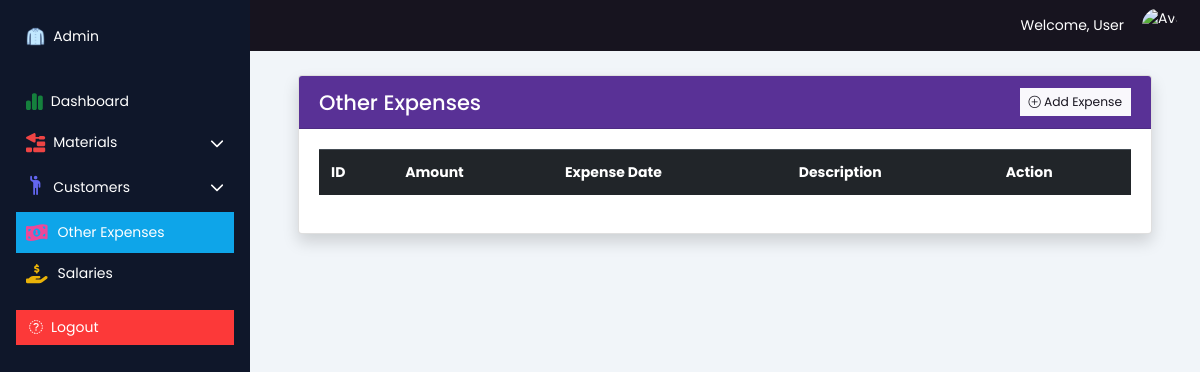
Before: /admin/other_expenses.php with the older database file.
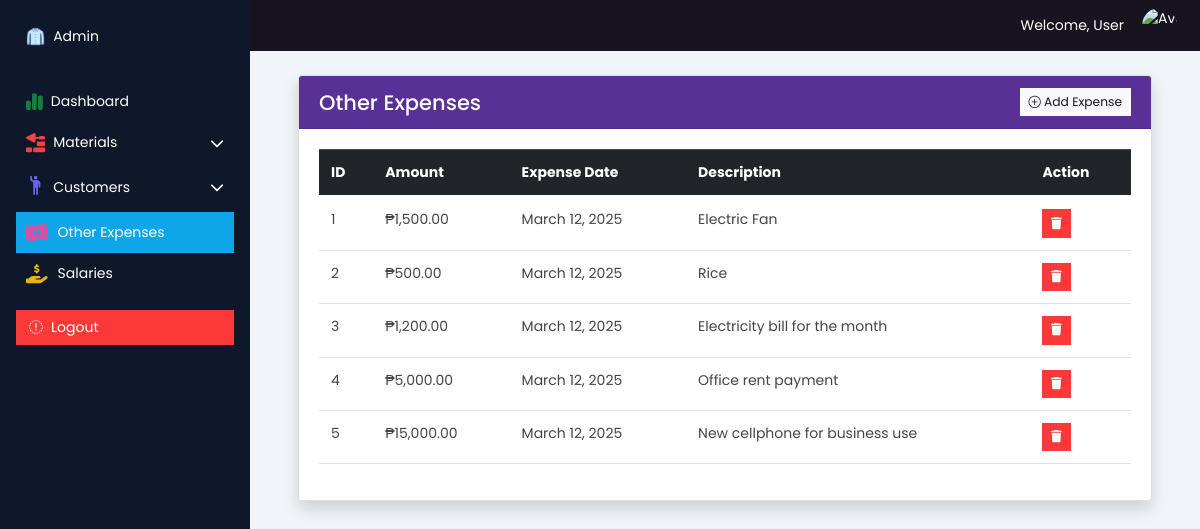
After: the same page with the newer database file.
### tables this page shows
CREATE TABLE `expenses` (
  `expense_id` int(11) NOT NULL,
  `amount` decimal(10,2) NOT NULL,
  `expense_date` timestamp NOT NULL DEFAULT current_timestamp(),
  `description` text DEFAULT NULL
);

### models/admin_other_expenses.php (called while the page is built)
<?php
function getExpenses($conn) {
    $sql = "SELECT * FROM expenses ORDER BY expense_id DESC";
    $result = $conn->query($sql);
    $expenses = [];
    if ($result->num_rows > 0) {
        while ($row = $result->fetch_assoc()) {
            $expenses[] = $row;
        }
    }
    return $expenses;
}
?>

### admin/other_expenses.php (the view, shortened to what this page needs)
<?php
require '../inc/database.php';
require '../models/admin_other_expenses.php';
$other_expenses = getExpenses($conn);
?>
<!DOCTYPE html>
<html lang="en">
<head>
    <?php require '../inc/head.php'; ?>
    <link rel="stylesheet" href="../public/css/main.css">
</head>
<body class="poppins-regular">
    <?php require 'partials/sidebar.php'; ?>
    <div class="flex-grow-1 bg-slate-100">
        <?php require 'partials/header.php'; ?>
        <div class="container mt-4 px-5">
            <div class="row mb-4">
                <div class="col-md-12">
                    <div class="card shadow">
                        <div class="card-header bg-primary text-white d-flex justify-content-between align-items-center">
                            <h4 class="mb-0">Other Expenses</h4>
                            <button class="btn btn-light btn-sm" data-bs-toggle="modal" data-bs-target="#addOtherExpenseModal">
                                <i class="bi bi-plus-circle"></i> Add Expense
                            </button>
                        </div>
                        <div class="card-body">
                            <table id="expensesTable" class="table">
                                <thead class="table-dark">
                                    <tr>
                                        <th>ID</th>
                                        <th>Amount</th>
                                        <th>Expense Date</th>
                                        <th>Description</th>
                                        <th>Action</th>
                                    </tr>
                                </thead>
                                <tbody>
                                    <?php
                                    $row_number = 1;
                                    foreach ($other_expenses as $expense):
                                    ?>
                                        <tr>
                                            <td><?= $row_number ?></td>
                                            <td>₱<?= number_format($expense['amount'], 2) ?></td>
                                            <td><?= date("F j, Y", strtotime($expense['expense_date'])) ?></td>
                                            <td><?= htmlspecialchars($expense['description']) ?></td>
                                            <td>
                                                <form action="../controllers/admin_delete_other_expenses.php" method="POST" class="d-inline"
                                                    onsubmit="return confirm('Are you sure you want to delete this expense?');">
                                                    <button type="submit" class="btn btn-danger btn-sm">
                                                        <i class="fa-solid fa-trash"></i>
                                                    </button>
                                                </form>
                                            </td>
                                        </tr>
                                    <?php
                                        $row_number++;
                                    endforeach;
                                    ?>
                                </tbody>
                            </table>
                        </div>
                    </div>
                </div>
            </div>
        </div>
    </div>
</body>
</html>

Changed rows visible on the page:
added expenses: amount "1,500.00", expense_date "March 12, 2025", description "Electric Fan"
added expenses: amount "500.00", expense_date "March 12, 2025", description "Rice"
added expenses: amount "1,200.00", expense_date "March 12, 2025", description "Electricity bill for the month"
added expenses: amount "5,000.00", expense_date "March 12, 2025", description "Office rent payment"
added expenses: amount "15,000.00", expense_date "March 12, 2025", description "New cellphone for business use"
